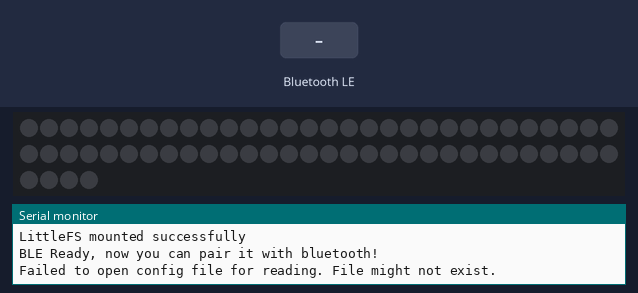
The sketch below on a simulated ESP32-C3. Parts: 64 RGB LEDs in strip order, left to right, continuing on the next row, the last lines printed to the serial monitor. Inputs (shaded band) come from the test bench. Dim RGB values are drawn brighter than linear; storage starts empty; nothing arrives over Bluetooth unless stated; a phone connects over Bluetooth LE 3 s after start.

Above: at 1.2 s.
1.3 s: Bluetooth LE write "right" received
At 2.9 s:
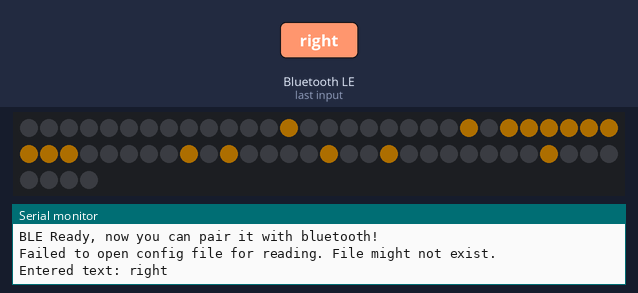
4.3 s: Bluetooth LE write "ok-overtake" received
At 5.4 s:
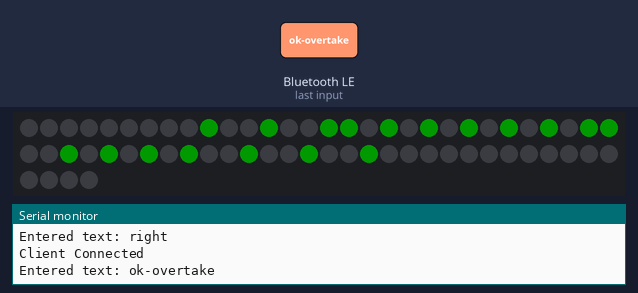
7.3 s: Bluetooth LE write "no-overtake" received
At 8.3 s:
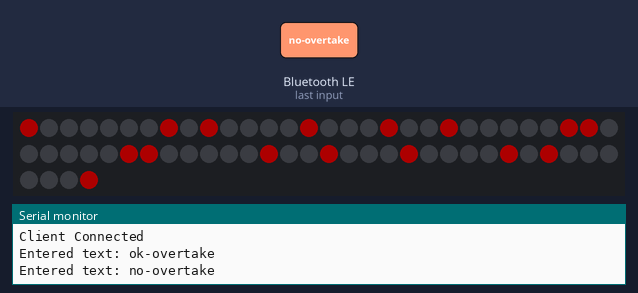
10.3 s: Bluetooth LE write "day" received
At 11.0 s:
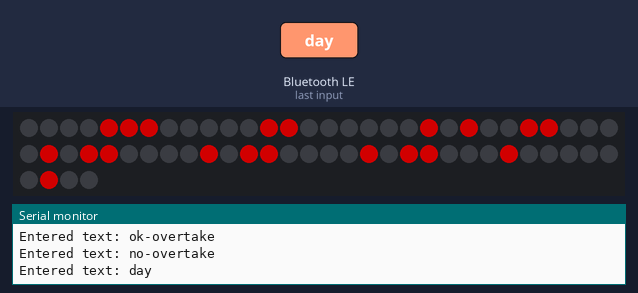
11.9 s: Bluetooth LE write "night" received
At 13.2 s:
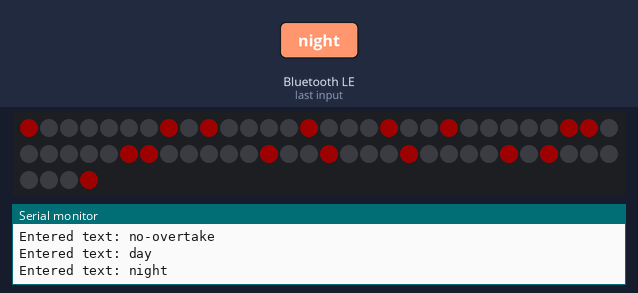
13.5 s: Bluetooth LE write "left" received
At 14.2 s:
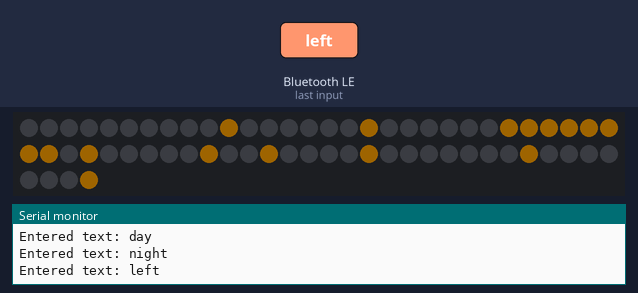
Timing chart, 0 to 16.5 s (numbered marks = the images above; inputs shaded):
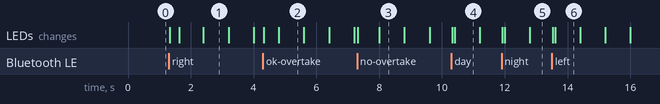

The sketch:

ble-rear.ino
```cpp
// For Seeed Studio XIAO Tiny ESP Series (not tested yet)
#include <FastLED.h>
#include <ArduinoJson.h>
#include <BLEDevice.h>
#include <BLEUtils.h>
#include <BLEServer.h>

#include "LittleFS.h"

#define NUM_LEDS 64
#define DATA_PIN 2 // D2 on Seeed Studio ESP32-C3 (tiny)
#define SERVICE_UUID        "4fafc201-1fb5-459e-8fcc-c5c9c331914b"
#define CHARACTERISTIC_UUID "beb5483e-36e1-4688-b7f5-ea07361b26a8"

//** Global variables */

// configs
const char* CONFIG_FILE = "/config.json";

struct Config {
  String ssid;
  String wifipass;
  String stearing;
  String mode;
};
Config appConfig;

// Flags
bool ledState = false;
bool awake = false;
bool blink = true;

// LED controls
CRGB leds[NUM_LEDS];
String modeSelected = "none";
String bleValue = "none";

// timer
unsigned long previousMillis = 0;
int interval = 800; // Can be changed programatically

// Display arrays for symbols
const String Overtake[] PROGMEM = {"00001110", "00001100", "00001010", "01100001", "01100001", "01100001", "01100010", "00000100"};
const String RightIn[] PROGMEM = {"00000000", "00000100", "00000010", "11111111", "10000010", "10000100", "10000000", "10000000"};
const String LeftIn[] PROGMEM = {"00000000", "00100000", "01000000", "11111111", "01000001", "00100001", "00000001", "00000001"};
const String UTurnRight[] PROGMEM = {"00000000", "00111000", "01000100", "01000100", "01000100", "01010101", "01001110", "01000100"};
const String UTurnLeft[] PROGMEM = {"00000000", "00011100", "00100010", "00100010", "00100010", "10101010", "01110010", "00100010"};
const String StopIn[] PROGMEM = {"10000001", "01000010", "00100100", "00011000", "00011000", "00100100", "01000010", "10000001"};
const String ParkIn[] PROGMEM = {"01111000", "01111100", "01100100", "01111100", "01111000", "01100000", "01100000", "01100000"};
const String OkIn[] PROGMEM = {"00000000", "01001001", "10101010", "10101100", "10101010", "01001001", "00000000", "00000000"};

//** Function definitions */

// Initialize the LittleFS
void initFS(){
  if (!LittleFS.begin()) {
  Serial.println("An error has occurred while mounting LittleFS!");
  }
  else{
  Serial.println("LittleFS mounted successfully");
  }
}

// Function to read the configuration from LittleFS
bool readConfigFile() {
  File configFile = LittleFS.open(CONFIG_FILE, "r");
  if (!configFile) {
    Serial.println("Failed to open config file for reading. File might not exist.");
    return false;
  }

  size_t size = configFile.size();
  if (size == 0) {
    Serial.println("Config file is empty.");
    configFile.close();
    return false;
  }

  StaticJsonDocument<256> doc; // Adjust size based on your JSON's complexity

  // Deserialize the JSON document
  DeserializationError error = deserializeJson(doc, configFile);
  configFile.close(); // Close the file after reading

  if (error) {
    Serial.print(F("deserializeJson() failed: "));
    Serial.println(error.f_str());
    return false;
  }

  // Extract values from the JSON document
  appConfig.ssid = doc["ssid"] | "";
  appConfig.wifipass = doc["wifipass"] | "";
  appConfig.stearing = doc["stearing"] | "right";
  appConfig.mode = doc["mode"] | "";

  return true;
}

// Function to save the configuration to LittleFS
bool saveConfigFile() {
  File configFile = LittleFS.open(CONFIG_FILE, "w"); // Open in write mode, will create if not exists or overwrite
  if (!configFile) {
    Serial.println("Failed to open config file for writing.");
    return false;
  }

  StaticJsonDocument<256> doc; // Adjust size based on your JSON's complexity

  // Populate the JSON document from the config struct
  doc["ssid"] = appConfig.ssid;
  doc["wifipass"] = appConfig.wifipass;
  doc["stearing"] = appConfig.stearing;
  doc["mode"] = appConfig.mode;

  // Serialize JSON to file
  if (serializeJson(doc, configFile) == 0) {
    Serial.println(F("Failed to write to file"));
    configFile.close();
    return false;
  }
  configFile.close();
  return true;
}

// bluetooth
class MyCallbacks: public BLECharacteristicCallbacks {
  void onWrite(BLECharacteristic *pCharacteristic) {
    String value = pCharacteristic->getValue();

    if (value.length() > 0) {
      bleValue = value;
    }
  }
};

class MyServerCallbacks: public BLEServerCallbacks {
  void onConnect(BLEServer* pServer) {
    Serial.println("Client Connected");
  }

  void onDisconnect(BLEServer* pServer) {
    Serial.println("Client Disconnected");
    BLEDevice::startAdvertising();   // this starts the BLE server again
  }
};

// Set LEDs
void setLED(const String *chosen, const CRGB& color){
  // for actual symbol display
  for(int i=0; i<8; i++){
    for(int j=0; j<8; j++){
      if(chosen[i][j] == '1'){
        leds[(8*i)+j] = color;
      }
    }
  }
}

void stopLED(){ // turn of the display
  FastLED.clear();
  FastLED.show();
}

void setDayNight(String timeFromBT){
  if (timeFromBT == "day"){
    FastLED.setBrightness(120);
  }
  else if (timeFromBT == "night"){
    FastLED.setBrightness(30);
  }
}

void setup(){
  // Setup the ESP32 board after boot
  Serial.begin(115200);
  Serial.println("Serial started");
  FastLED.addLeds<WS2812,DATA_PIN,GRB>(leds,NUM_LEDS);
  FastLED.clear();
  FastLED.setBrightness(50); // : default
  initFS();
  BLEDevice::init("NavEspBleMini");
  BLEServer *pServer = BLEDevice::createServer();
  pServer->setCallbacks(new MyServerCallbacks());

  BLEService *pService = pServer->createService(SERVICE_UUID);

  BLECharacteristic *pCharacteristic = pService->createCharacteristic(
                                         CHARACTERISTIC_UUID,
                                         BLECharacteristic::PROPERTY_READ |
                                         BLECharacteristic::PROPERTY_WRITE
                                       );

  pCharacteristic->setCallbacks(new MyCallbacks());
  pCharacteristic->setValue("Navigation Indicator");
  pService->start();
  BLEAdvertising *pAdvertising = BLEDevice::getAdvertising();
  pAdvertising->start();
  Serial.println("BLE Ready, now you can pair it with bluetooth! \n");
  if(readConfigFile()){
    Serial.println("App config: " + appConfig.mode); // to be used when config is needed
  }
}

void loop(){
  // The main loop
  if (ledState && awake){
    if (modeSelected == "right"){
      setLED(RightIn, CRGB::Orange);
    }
    else if (modeSelected == "left"){
      setLED(LeftIn, CRGB::Orange);
    }
    else if (modeSelected == "ok-overtake"){
      FastLED.clear();
      setLED(Overtake, CRGB::Green);
    }
    else if (modeSelected == "no-overtake"){
      FastLED.clear();
      setLED(Overtake, CRGB::Red);
    }
    else if (modeSelected == "u-right"){
      setLED(UTurnRight, CRGB::Orange);
    }
    else if (modeSelected == "u-left"){
      setLED(UTurnLeft, CRGB::Orange);
    }
    else if (modeSelected == "park"){
      setLED(ParkIn, CRGB::Orange);
    }
    FastLED.show();
  }
  else if(awake && modeSelected == "no-overtake"){
    FastLED.clear();
    setLED(StopIn, CRGB::Red);
    FastLED.show();
  }
  else if(awake && modeSelected == "ok-overtake"){
    FastLED.clear();
    setLED(OkIn, CRGB::Green);
    FastLED.show();
  }
  else {
    FastLED.clear();
    FastLED.show();
  }

  if (bleValue != "none") { // input from BLE
    bleValue.trim();
    bleValue.toLowerCase();
    Serial.println("Entered text: " + bleValue); // Debug
    if (bleValue == "right" || bleValue == "left" ||
      bleValue == "ok-overtake" || bleValue == "no-overtake" ||
      bleValue == "u-right" || bleValue == "u-left" ||
      bleValue == "park"){
      stopLED();
      awake = true;
      modeSelected = bleValue;
    }
    else if(bleValue == "off"){
      stopLED();
      awake = false;
    }
    else if(bleValue == "no-blink"){
      blink = false;
      ledState = true;
    }
    else if(bleValue == "blink"){
      blink = true;
    }
    else if(bleValue == "day" || bleValue == "night"){
      setDayNight(bleValue);
    }
    bleValue = "none";
  }

  // Timer loop
  unsigned long currentMillis = millis();
  if ((currentMillis - previousMillis >= interval) && blink) {
    previousMillis = currentMillis;
    ledState = !ledState;
  }
}
```

Measured:
- after the input at 1.3 s, the LEDs: change at once (image 1)
- after the input at 4.3 s, the LEDs: first differ from a run without the input at once (image 2 shows a later state)
- after the input at 7.3 s, the LEDs: first change at once (image 3 shows a later state)
- after the input at 10.3 s, the LEDs: first change at once (image 4 shows a later state)
- after the input at 11.9 s, the LEDs: change at once (image 5)
- after the input at 13.5 s, the LEDs: first change at once (image 6 shows a later state)
- what the display in image 1 shows lasts 0.8 s, from 2.4 s to 3.2 s
